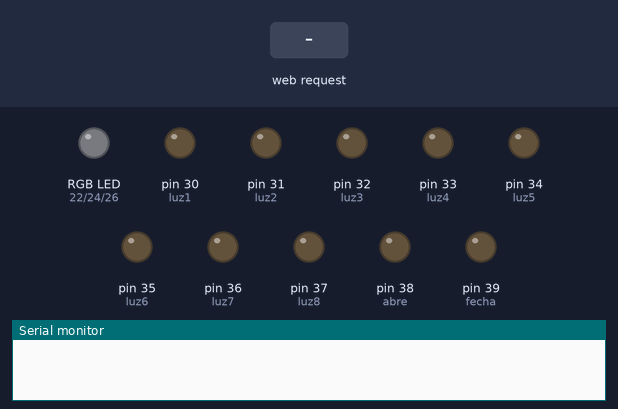
Simulated run of this sketch. Board: Arduino Mega 2560, built with avr-gcc and run on an emulated ATmega2560. Parts: an RGB LED mixed from three pins (HIGH = lit), output pins drawn as LEDs (lit = HIGH), the last lines printed to the serial monitor. The test bench sets the inputs (shaded band). WiFi joins after 1.5 s; servers stay silent unless stated.

Above: at 1.2 s.
1.3 s: HTTP request GET /luz1=ON received
At 1.7 s:
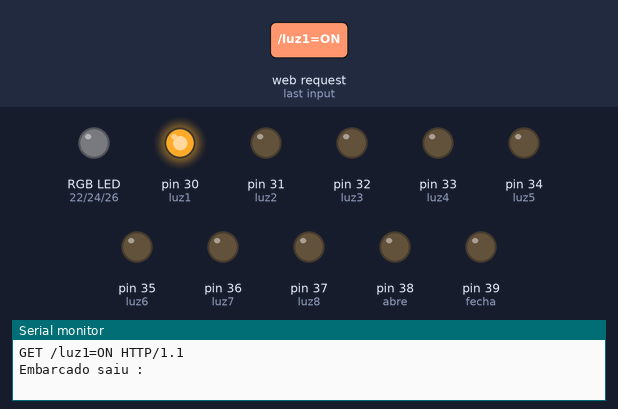
2.8 s: HTTP request GET /luz2=ON received
At 4.0 s:
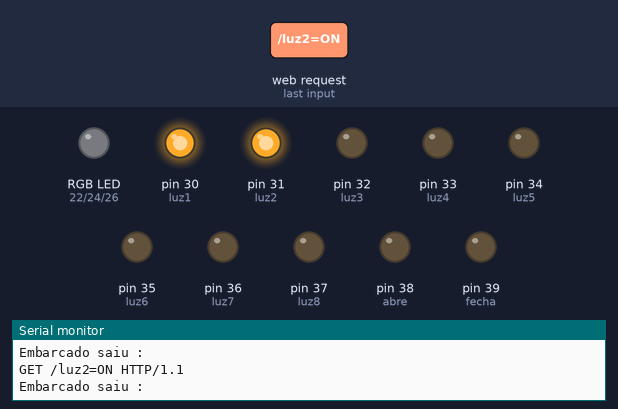
4.3 s: HTTP request GET /luz1=OFF received
At 5.2 s:
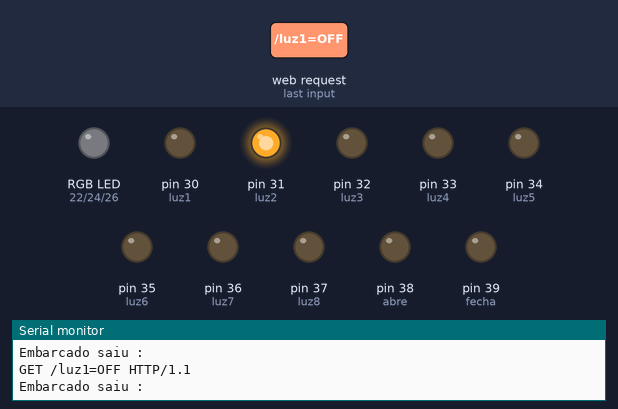
5.8 s: HTTP request GET /luz3=ON received
At 6.4 s:
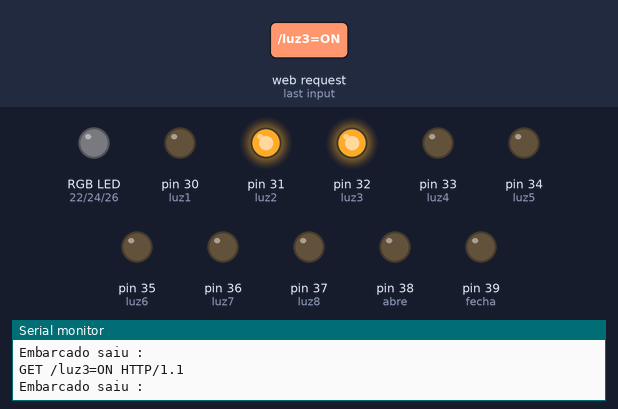
7.3 s: HTTP request GET /luz2=OFF received
At 8.5 s:
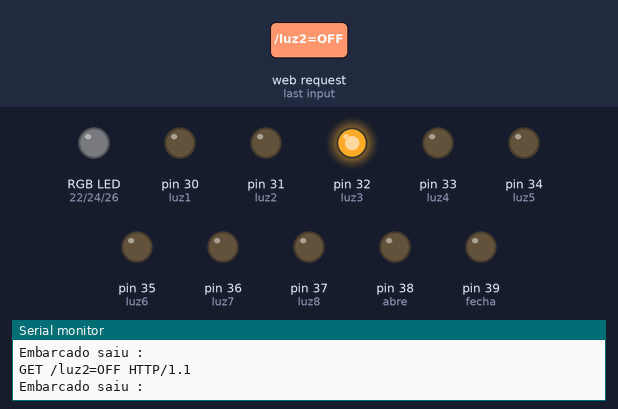
8.8 s: HTTP request GET /luz4=ON received
At 9.8 s:
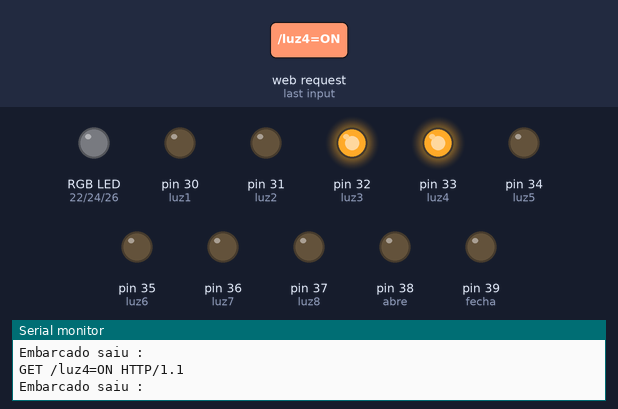
Timing chart, 0 to 11.3 s (numbered marks = the images above; inputs shaded):
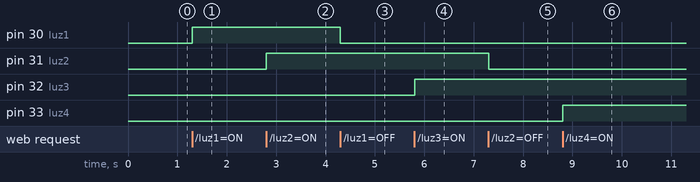

The sketch:

atualizacacao_funcao-portao.ino
```cpp
#include <SPI.h>
#include <Ethernet.h>
//#include <SD.h>

byte mac[] = {0xDE, 0xAD, 0xBE, 0xEF, 0xFE, 0xED};
IPAddress ip (192, 168, 0, 13);
IPAddress gateway (192, 168, 0, 1);
IPAddress subnet (255, 255, 255, 0);
EthernetServer server(80);
//File webFile;

int luz1 = 30;
int luz2 = 31;
int luz3 = 32;
int luz4 = 33;
int luz5 = 34;
int luz6 = 35;
int luz7 = 36;
int luz8 = 37;
int abre = 38;
int fecha = 39;
int R = 22;
int G = 24;
int B = 26;

void abreportao()
{
digitalWrite(abre, HIGH);
digitalWrite(fecha, LOW);
delay (20000);
digitalWrite(abre, LOW);
digitalWrite(fecha, LOW);
}

void fechaportao()

{
digitalWrite(abre, LOW);
digitalWrite(fecha, HIGH);
delay(20000);
digitalWrite(abre, LOW);
digitalWrite(fecha, LOW);
}

void setup()
{
Ethernet.begin(mac, ip);
server.begin();
Serial.begin(9600);
pinMode(luz1, OUTPUT);
pinMode(luz2, OUTPUT);
pinMode(luz3, OUTPUT);
pinMode(luz4, OUTPUT);
pinMode(luz5, OUTPUT);
pinMode(luz6, OUTPUT);
pinMode(luz7, OUTPUT);
pinMode(luz8, OUTPUT);
pinMode(R,OUTPUT);
pinMode(G, OUTPUT);
pinMode(B,OUTPUT);
pinMode(abre, OUTPUT);
pinMode(fecha, OUTPUT);
digitalWrite(luz1, LOW);
digitalWrite(luz2, LOW);
digitalWrite(luz3, LOW);
digitalWrite(luz4, LOW);
digitalWrite(luz5, LOW);
digitalWrite(luz6, LOW);
digitalWrite(luz7, LOW);
digitalWrite(luz8, LOW);
digitalWrite(R, LOW);
digitalWrite(G, LOW);
digitalWrite(B, LOW);
digitalWrite(abre, LOW);
digitalWrite(fecha, LOW);
//Serial.println("Iniciando o cartao sd");
//if (!SD.begin(4))
//{
 // Serial.println("erro sd falhou");
 // return;
 // }


}

void loop ()
{
EthernetClient client = server.available();

if (!client)
{
  return;
 /*boolean currentLineIsBlank = true;
  while (client.connected())
  {
    if (client.available())
          {
      char c = client.read();

          if (c == '\n' && currentLineIsBlank)
          {
  client.println("HTTP/1.1 200 OK");
  client.println("Content-Type: text/html");
  client.println("Connection: close");
  client.println();
   // webFile = SD.open("teste.html");
   // if (webFile)
   // {
    //  while(webFile.available())
    //  {
     //   client.write(webFile.read());
     //   }

    //  }
    //  break;
          }
          if (c == '\n') {
            currentLineIsBlank = true;
            }
            else if (c != '\r')
            {
              currentLineIsBlank = false;
              }*/
 }
String request = client.readStringUntil('\r');
  Serial.println(request);
  client.flush();
  int v1 = LOW;
  int v2 = LOW;
  int v3 = LOW;
  int v4 = LOW;
  int v5 = LOW;
  int v6 = LOW;
  int v7 = LOW;
  int v8 = LOW;
  int v9 = LOW;
  int v10 = LOW;
  int v11 = LOW;
  int v12 = LOW;
  int v13 = LOW;

  if (request.indexOf("/luz1=ON") != -1) {
    digitalWrite(luz1, HIGH);
    v1 = HIGH;
  }
  if (request.indexOf("/luz1=OFF") != -1){
    digitalWrite(luz1, LOW);
    v1 = LOW;

  }

   if (request.indexOf("/luz2=ON") != -1) {
    digitalWrite(luz2, HIGH);
    v2 = HIGH;
  }
  if (request.indexOf("/luz2=OFF") != -1){
    digitalWrite(luz2, LOW);
    v2 = LOW;

  }

   if (request.indexOf("/luz3=ON") != -1) {
    digitalWrite(luz3, HIGH);
    v3 = HIGH;
  }
  if (request.indexOf("/luz3=OFF") != -1){
    digitalWrite(luz3, LOW);
    v3 = LOW;

  }

   if (request.indexOf("/luz4=ON") != -1) {
    digitalWrite(luz4, HIGH);
    v4 = HIGH;
  }
  if (request.indexOf("/luz4=OFF") != -1){
    digitalWrite(luz4, LOW);
    v4 = LOW;

  }

   if (request.indexOf("/luz5=ON") != -1) {
    digitalWrite(luz5, HIGH);
    v5 = HIGH;
  }
  if (request.indexOf("/luz5=OFF") != -1){
    digitalWrite(luz5, LOW);
    v5 = LOW;

  }

   if (request.indexOf("/luz6=ON") != -1) {
    digitalWrite(luz6, HIGH);
    v6 = HIGH;
  }
  if (request.indexOf("/luz6=OFF") != -1){
    digitalWrite(luz6, LOW);
    v6 = LOW;

  }

   if (request.indexOf("/luz7=ON") != -1) {
    digitalWrite(luz7, HIGH);
    v7 = HIGH;
  }
  if (request.indexOf("/luz7=OFF") != -1){
    digitalWrite(luz7, LOW);
    v7 = LOW;

  }

   if (request.indexOf("/luz8=ON") != -1) {
    digitalWrite(luz8, HIGH);
    v8 = HIGH;
  }
  if (request.indexOf("/luz8=OFF") != -1){
    digitalWrite(luz8, LOW);
    v8 = LOW;

  }
  if (request.indexOf("/red=ON") != -1)
  {
  digitalWrite(R, HIGH);
  v9 = HIGH;

  }
  if (request.indexOf("/red=OFF") != -1)
  {
  digitalWrite(R, LOW);
  v9 = LOW;

  }

  if (request.indexOf("/green=ON") != -1)
  {
  digitalWrite(G, HIGH);
  v10 = HIGH;

  }

  if (request.indexOf("/green=OFF") != -1)
  {
  digitalWrite (G, LOW);
  v10 = LOW;

  }

  if (request.indexOf("/blue=ON") != -1)
  {
  digitalWrite (B, HIGH);
  v11 = HIGH;

  }

  if (request.indexOf("/blue=OFF")!= -1)
  {
  digitalWrite(B, LOW);
  v11 = LOW;

  }


  if (request.indexOf("/portao=ON")!= -1)
  {
    abreportao();
  }

  if (request.indexOf("/portao=OFF")!= -1)
  {
    fechaportao();
  }

client.println("<!DOCTYPE HTML>");
client.println("<html>");
client.println("<meta charset ='utf-8'/>");
client.println("<meta name = 'viewport' content = 'width=device-width, initial-scale=1'>");
client.println("<link href='https://maxcdn.bootstrapcdn.com/bootstrap/3.3.1/css/bootstrap.min.css' rel='stylesheet'></link>");
client.println("<div class='jumbotron'>");
client.println("<h1 class='text-center'>Automação</h1>");
client.println("<h2 class='text-center'>Ademir</h2>");
client.println("</div>");
client.println("<div class='col-md-6'>");
client.println("<div class='alert alert-info text-center' role='alert'>Portão</div>");
client.println("<a class='btn btn-danger btn-lg center-block'  href=\"/portao=ON\"> ABRIR </a>");
client.println("<br>");
client.println("<a class='btn btn-success btn-lg center-block' href=\"/portao=OFF\"> FECHAR </a>");
client.println("<br>");
client.println("</div>");
client.println("<div class='col-md-6'>");
client.println("<br>");
client.println("<div class='alert alert-info text-center' role='alert'>luz1</div>");
client.println("<a class='btn btn-danger btn-lg center-block' href=\"/luz1=OFF\"> Desligar </a>");
client.println("<br>");
client.println("<a class='btn btn-success btn-lg center-block' href=\"/luz1=ON\"> Ligar </a>");
client.println("</div>");
client.println("<br>");
client.println("<div class='col-md-6'>");
client.println("<br>");
client.println("<div class='alert alert-info text-center' role='alert'>luz2</div>");
client.println("<a class='btn btn-danger btn-lg center-block' href=\"/luz2=OFF\"> Desligar </a>");
client.println("<br>");
client.println("<a class='btn btn-success btn-lg center-block' href=\"/luz2=ON\"> Ligar </a>");
client.println("</div>");
client.println("<br>");
client.println("<div class='col-md-6'>");
client.println("<br>");
client.println("<div class='alert alert-info text-center' role='alert'>luz3</div>");
client.println("<a class='btn btn-danger btn-lg center-block' href=\"/luz3=OFF\"> Desligar </a>");
client.println("<br>");
client.println("<a class='btn btn-success btn-lg center-block' href=\"/luz3=ON\"> Ligar </a>");
client.println("</div>");
client.println("<br>");
client.println("<div class='col-md-6'>");
client.println("<br>");
client.println("<div class='alert alert-info text-center' role='alert'>luz4</div>");
client.println("<a class='btn btn-danger btn-lg center-block' href=\"/luz4=OFF\"> Desligar </a>");
client.println("<br>");
client.println("<a class='btn btn-success btn-lg center-block' href=\"/luz4=ON\"> Ligar </a>");
client.println("</div>");
client.println("<br>");
client.println("<div class='col-md-6'>");
client.println("<br>");
client.println("<div class='alert alert-info text-center' role='alert'>luz5</div>");
client.println("<a class='btn btn-danger btn-lg center-block' href=\"/luz5=OFF\"> Desligar </a>");
client.println("<br>");
client.println("<a class='btn btn-success btn-lg center-block' href=\"/luz5=ON\"> Ligar </a>");
client.println("</div>");
client.println("<br>");
client.println("<div class='col-md-6'>");
client.println("<br>");
client.println("<div class='alert alert-info text-center' role='alert'>luz6</div>");
client.println("<a class='btn btn-danger btn-lg center-block' href=\"/luz6=OFF\"> Desligar </a>");
client.println("<br>");
client.println("<a class='btn btn-success btn-lg center-block' href=\"/luz6=ON\"> Ligar </a>");
client.println("</div>");
client.println("<br>");
client.println("<div class='col-md-6'>");
client.println("<br>");
client.println("<div class='alert alert-info text-center' role='alert'>luz7</div>");
client.println("<a class='btn btn-danger btn-lg center-block' href=\"/luz7=OFF\"> Desligar </a>");
client.println("<br>");
client.println("<a class='btn btn-success btn-lg center-block' href=\"/luz7=ON\"> Ligar </a>");
client.println("</div>");
client.println("<br>");
client.println("<div class='col-md-6'>");
client.println("<br>");
client.println("<div class='alert alert-info text-center' role='alert'>luz8</div>");
client.println("<a class='btn btn-danger btn-lg center-block' href=\"/luz8=OFF\"> Desligar </a>");
client.println("<br>");
client.println("<a class='btn btn-success btn-lg center-block' href=\"/luz8=ON\"> Ligar </a>");
client.println("</div>");
client.println("<br>");
client.println("<div class='col-md-6'>");
client.println("<br>");
client.println("<div class='alert alert-info text-center' role='alert'>RGB</div>");
client.println("<a class='btn btn-danger btn-lg' href=\"/red=ON\">R-ON</a>");
client.println("<a class='btn btn-danger btn-lg ' href=\"/red=OFF\">R-OFF </a>");
client.println("<a class='btn btn-success btn-lg' href=\"/green=ON\">G-ON</a>");
client.println("<a class='btn btn-success btn-lg' href=\"/green=OFF\">G-OFF</a>");
client.println("<a class='btn btn-primary btn-lg' href=\"/blue=ON\">B-ON</a>");
client.println("<a class='btn btn-primary btn-lg' href=\"/blue=OFF\">B-OFF</a>");
client.println("</div>");
client.println("</html>");
  delay(1);
  Serial.println("Embarcado saiu :");
  Serial.println("");

 delay(1);
 client.stop();
 }

//}


//}
```

Measured:
- after the input at 1.3 s, pin 30 (luz1): LOW → HIGH at once
- after the input at 2.8 s, pin 31 (luz2): LOW → HIGH at once
- after the input at 4.3 s, pin 30 (luz1): HIGH → LOW at once
- after the input at 5.8 s, pin 32 (luz3): LOW → HIGH at once
- after the input at 7.3 s, pin 31 (luz2): HIGH → LOW at once
- after the input at 8.8 s, pin 33 (luz4): LOW → HIGH at once
